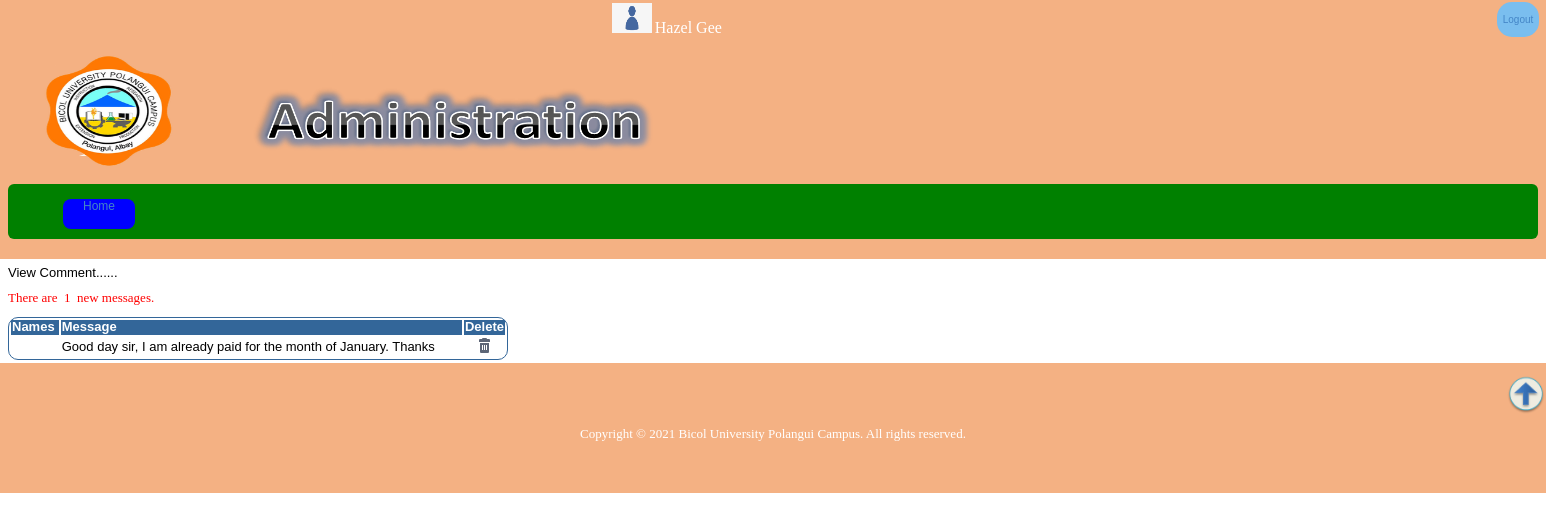
Screenshot of /viewcoms.php (signed in) with the database file from the repository.
### tables this page shows
CREATE TABLE `users` (
  `FNAME` varchar(30) DEFAULT NULL,
  `mNAME` varchar(30) DEFAULT NULL,
  `lname` varchar(30) DEFAULT NULL,
  `user_id` varchar(15) NOT NULL DEFAULT '',
  `sex` varchar(8) DEFAULT NULL,
  `phone_no` varchar(25) DEFAULT NULL,
  `username` varchar(20) DEFAULT NULL,
  `password` varchar(20) DEFAULT NULL,
  `confirmpassword` varchar(15) NOT NULL,
  `status` int(11) NOT NULL
);

CREATE TABLE `comment` (
  `fullname` varchar(25) NOT NULL,
  `email` varchar(50) NOT NULL,
  `comment` varchar(250) NOT NULL,
  `user_id` int(11) NOT NULL
);

### viewcoms.php (the view, shortened to what this page needs)
<?php
	include("connection.php");
 ?>
<?php
$user_id=$_SESSION['user_id'];
$result=mysqli_query($conn,"select * from users where user_id='$user_id'")or die(mysql_error);
$row=mysqli_fetch_array($result);
$FirstName=$row['FNAME'];
$middleName=$row['mNAME'];
?>
<!DOCTYPE html>
<html>
<head>
<link href="logstyle.css" rel="stylesheet" type="text/css" media="screen" />
<link href="aa.css" rel="stylesheet" type="text/css" media="screen" />
</head>
<body>
<table  border="0" align="center" width="750px">
<tr>
<td width="600px"></td>
<td><?php
echo '<img src="img/people.png" width="40px" height="30px">&nbsp;'.'<font face="times new roman" color="white" size="3">'.$FirstName."&nbsp;".$middleName." ".'</font>';?></td>
<td id="logoutlink" align="center"><a href="logout.php" id="log">Logout</a></td>
</tr>
<tr>
<td width="750px" colspan="3" height="100px">
<p><a href="admin.php"><img src="img/logo.png" align="left" width="200px" height="120px"></a>
<img src="img/admin.png" align="center" width="490px" height="120px"></p>
</td>
</tr>
<tr>
<td colspan="3">
<div id="sse2">
        <div id="sses2"  >
         <ul>
         <li><a href="admin.php">Home</a></li>
         </ul>
         </div>
    </div>
</td>
</tr>
<td valign="top">
<br>
<br>
<font face="Arial" size="2px">View Comment......</font>
<?php
			$sel=mysqli_query($conn,"SELECT * FROM comment");
			echo '<table style="width:500px;border:1px solid #336699;border-radius:10px;" id="vtable"><tr>';
			echo '<th bgcolor="#336699"><font color="white" size="2">Names</th><th bgcolor="#336699" ><font color="white" size="2">Message</th><th bgcolor="#336699"><font color="white" size="2">Delete</th></tr>';
			$intt=mysqli_num_rows($sel);
			echo"<br><br>";
			echo"<font face='times new roman' size='2px' color='red'>";
			echo'There are &nbsp;'.$intt.'&nbsp; new messages.';
			echo"</font>";
			echo"<br><br>";
			while($row=mysqli_fetch_array($sel)){
			$ctrl = $row['fname'];
  print ("<tr>");
	 print ("<td><font size='2'>" . $row['fname'] . "</td>");
	  print ("<td><font size='2'>" . $row['comment'] . "</td>");
		print("<td align = 'center' width = '1'><a href = 'deletecomm.php?key=".$ctrl."'><img width='15px' height='15px' src = 'img/actions-delete.png' title='Delete' onclick='isdelete();'></img></a></td>
		");
  print ("</tr>");
  }
print( "</table>");
			?>
</td>
</table>
<div id="sample">
      <footer>
	  <br>
	  <div align="right">
<a href="#top"><img src="img/arrow_up.png" width="40px" title="Scroll Back to Top"></a>
</div>
        <p align="center"><font face="Times New Roman" color="white" size="2">Copyright &copy 2021 Bicol University Polangui Campus. All rights reserved.</font></p>
		<br><br>
      </footer>
</div>
</body>
</html>

### logstyle.css (style rules this page uses)
body { margin: 0; padding: 0; background: white url(img/feln-crowd_2.PNG) repeat-x left top; position:relative; font-family:Verdana, Arial, Helvetica, sans-serif; font-size:10px; line-height:12px; text-align:justify; padding-left:0px; }
#logoutlink { background: white url(img/Menu.jpg) repeat-x left top; width:40px; height:20px; border-radius: 15px; }
#sample { background: white url(img/feln-crowd_2.PNG) repeat-x left top; height:130px }
a { text-decoration: none; color: #4486C7; }

### aa.css (style rules this page uses)
#sse2 { background-color: green; width:1500px; height: 25px; padding: 15px; border-radius: 6px; text-align:center; padding-left:-12px; }
#sses2 ul { position: relative; list-style-type: none; float:center; margin:0; }
#sses2 li { float:left; list-style-type: none; padding:0; margin:0; }
#sses2 li a { height:30px; margin: 0 20px; font: normal 12px arial; text-align: center; text-decoration: none; float: left; display: block; position: relative; z-index: 2; }

### rows the page displays
users: FNAME "Hazel", mNAME "Gee"
comment: comment "Good day sir, I am already paid for the month of January. Thanks"

### other values shown
$intt "1"
